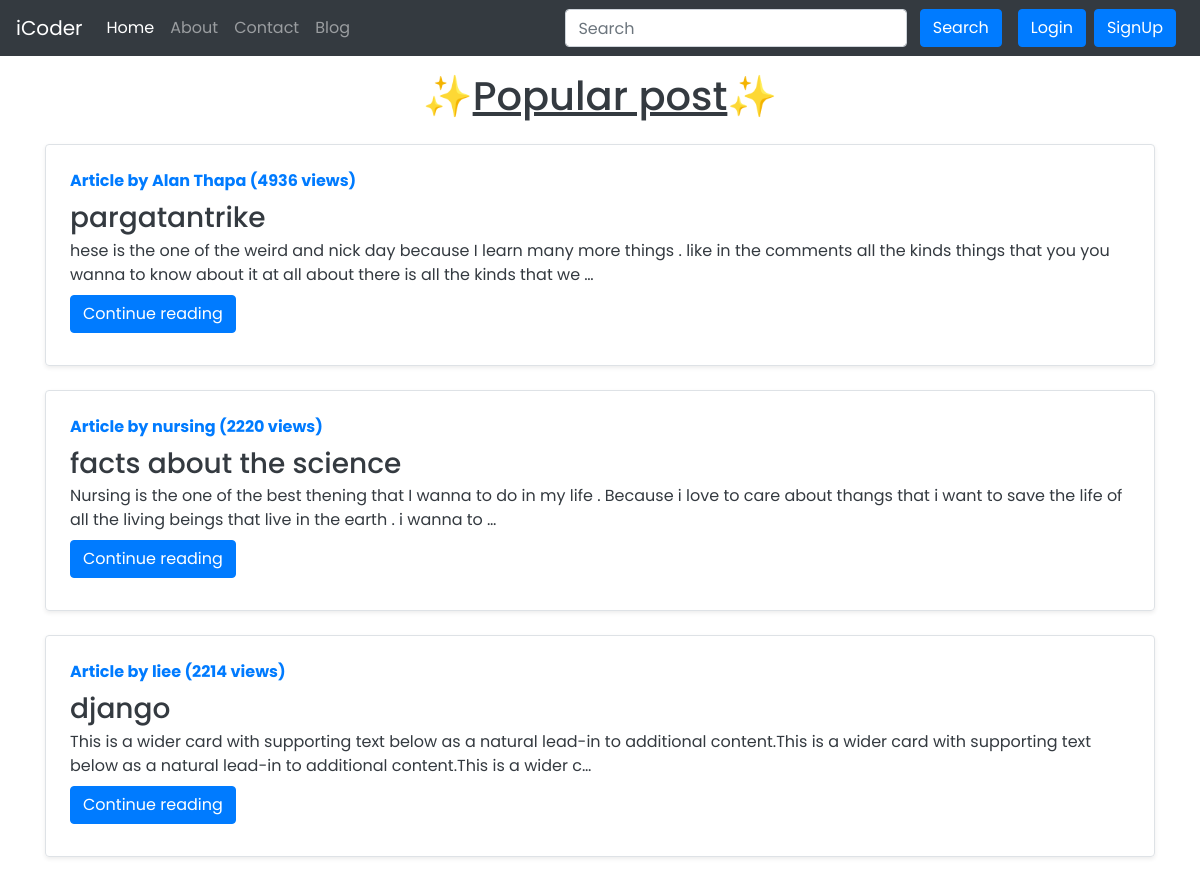
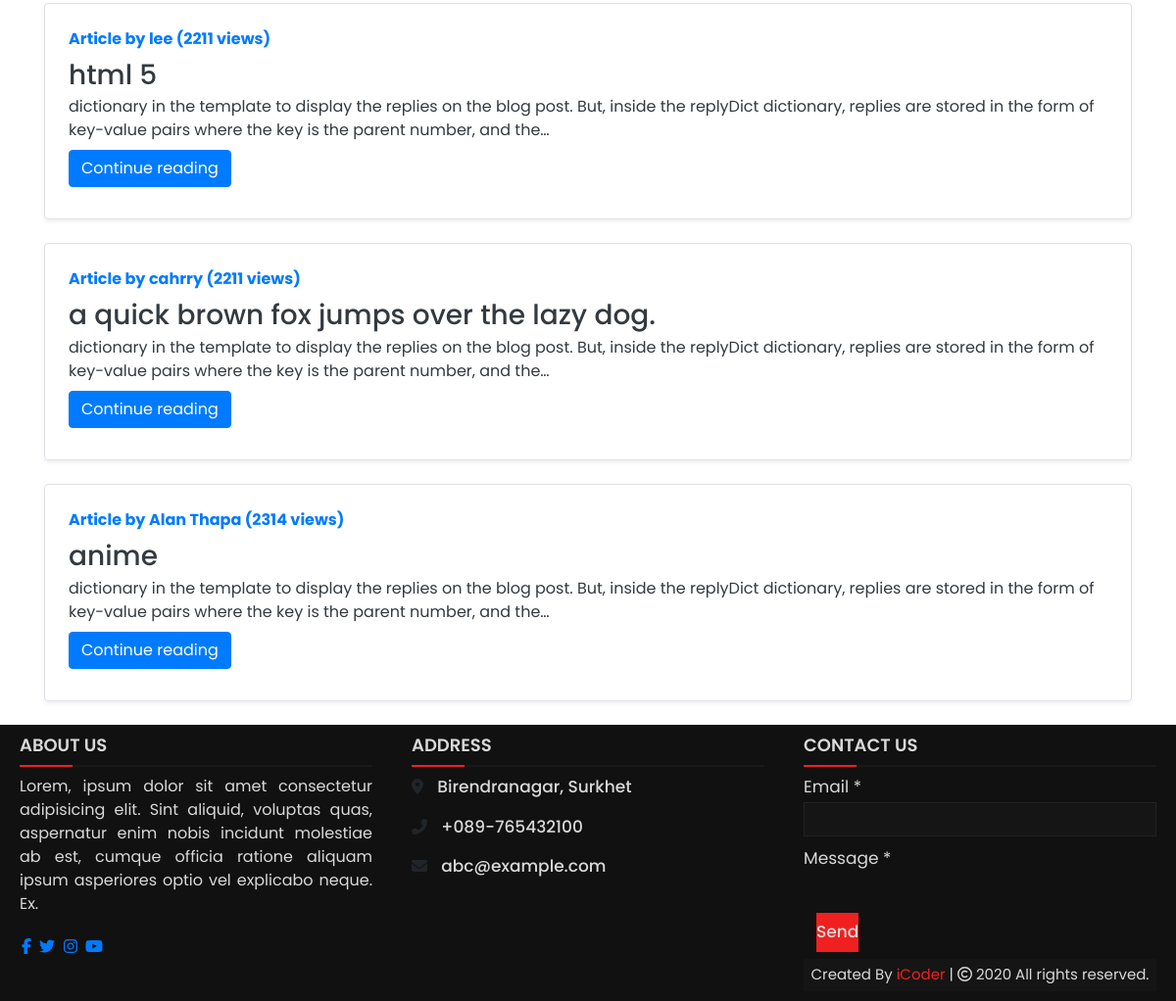
The page / on the database its author committed (2 pictures, top to bottom).
### blog/models.py (models this page shows, shortened)
class Post(models.Model):
    sno = models.AutoField(primary_key=True)
    title = models.CharField(max_length=255)
    author = models.CharField(max_length=14)
    slug = models.CharField(max_length=130)
    views = models.IntegerField(default=0)
    timeStamp = models.DateTimeField(blank=True)
    content = models.TextField()

### home/views.py (the view)
# urls.py: path('', views.home, name="home"),
def home(request):
    allPosts = posts = Post.objects.order_by("-timeStamp", "-views")[0:6]
    context = {'allPosts': allPosts}
    return render(request, "home/home.html", context)

### templates/home/home.html (shortened to what this page needs)
{% extends 'base.html' %}
{% block homeactive %} active {% endblock homeactive %}
{% block body %}
<div class="container my-3">
  <h1 class="text-dark text-center">✨<u>Popular post</u>✨</h1>
  {% for post in allPosts %}
  <div
    class="row extradiv  no-gutters border rounded overflow-hidden flex-md-row mb-4 shadow-sm h-md-250 my-4 position-relative">
    <div class="col p-4 d-flex flex-column position-static">
      <strong class="d-inline-block mb-2 text-primary">Article by {{ post.author }} ({{ post.views }} views)</strong>
      <h3 class="mb-0"><a class="text-dark" href="/blog/{{post.slug}}">{{ post.title }} </a> </h3>
      <p class="card-text mb-auto text-dark">{{ post.content | safe | truncatechars:200}}</p>
      <div class="my-2">
        <a href="/blog/{{post.slug}}" role="button" class="btn btn-primary">Continue reading</a>
      </div>
    </div>
  </div>
  {% endfor %}
</div>
{% endblock %}

### templates/base.html (style rules this page uses)
* { margin: 0; padding: 0; box-sizing: border-box; font-family: 'Poppins', sans-serif; }

### rows shown on the page
Post: author "Alan Thapa", views "4936", title "pargatantrike", content "hese is the one of the weird and nick day because I learn many more things . like in the comments all the kinds things that you you wanna to know about it at all about there is all the kinds that we …"
Post: author "nursing", views "2220", title "facts about the science", content "Nursing is the one of the best thening that I wanna to do in my life . Because i love to care about thangs that i want to save the life of all the living beings that live in the earth . i wanna to …"
Post: author "liee", views "2214", title "django", content "This is a wider card with supporting text below as a natural lead-in to additional content.This is a wider card with supporting text below as a natural lead-in to additional content.This is a wider c…"
Post: author "lee", views "2211", title "html 5", content "dictionary in the template to display the replies on the blog post. But, inside the replyDict dictionary, replies are stored in the form of key-value pairs where the key is the parent number, and the…"
Post: author "cahrry", views "2211", title "a quick brown fox jumps over the lazy dog.", content "dictionary in the template to display the replies on the blog post. But, inside the replyDict dictionary, replies are stored in the form of key-value pairs where the key is the parent number, and the…"
Post: author "Alan Thapa", views "2314", title "anime", content "dictionary in the template to display the replies on the blog post. But, inside the replyDict dictionary, replies are stored in the form of key-value pairs where the key is the parent number, and the…"
